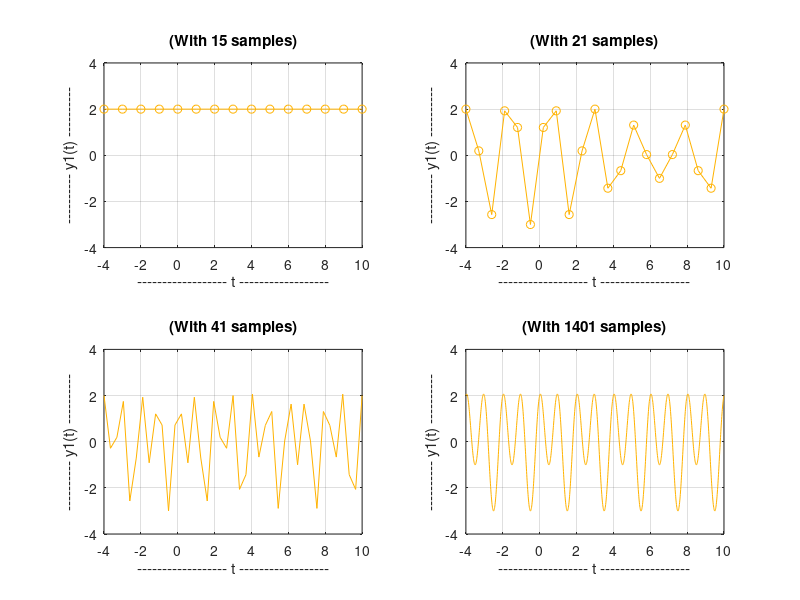
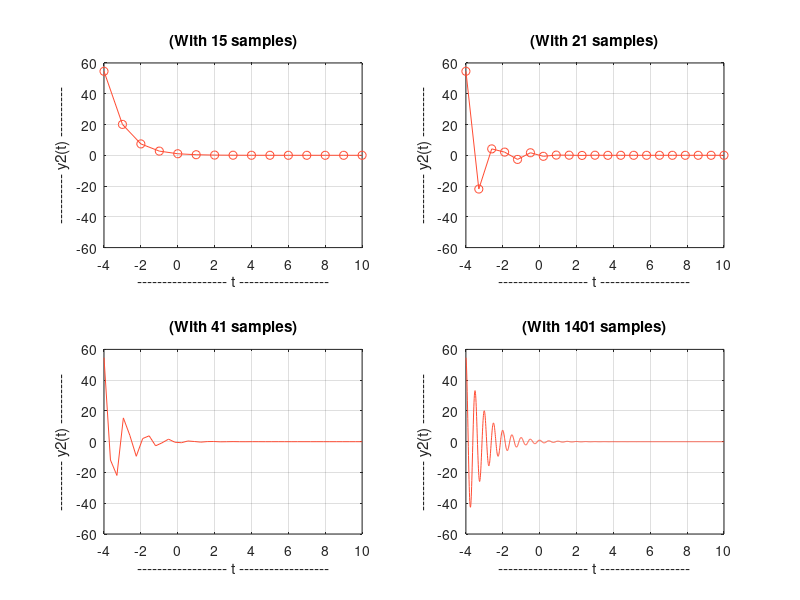
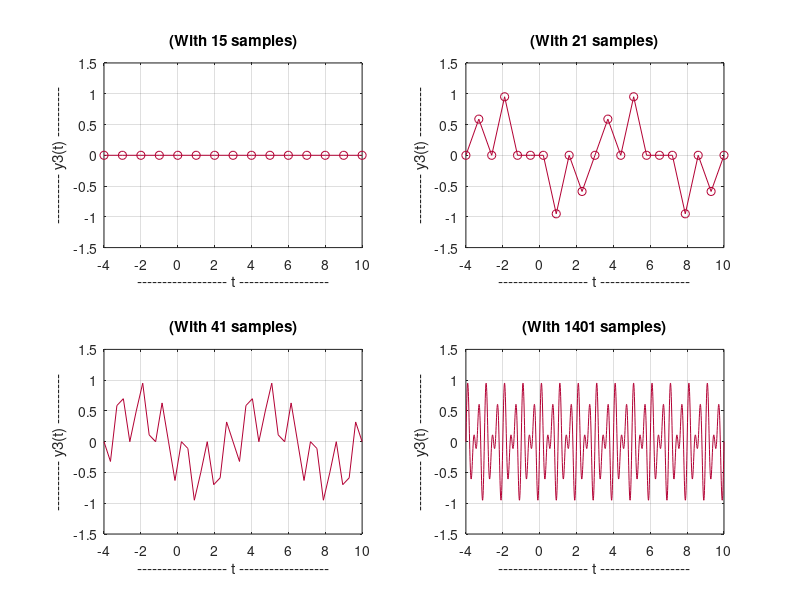

Here is the MATLAB script that generated these plots, in order:
clear;
clc;

% define some different ranges of t to plot functions
w = -4:1:10;
x = -4:0.7:10;
y = -4:0.35:10;
z = -4:0.01:10;

% define functions
y1 = @(t) sin(pi*t) + (2*(cos(2*pi*t)));
y2 = @(t) cos(4*pi*t) .* exp(-t);
y3 = @(t) sin(5*pi*t) .* cos(pi*t);

% y(1) function 
figure(1)

subplot(2,2,1);
plot(w, y1(w), '-o', 'color', [1 0.7 0]), grid, axis([-4 10 -4 4]);
title('(With 15 samples)');
xlabel('------------------ t ------------------');
ylabel('---------- y1(t) ----------');

subplot(2,2,2);
plot(x, y1(x), '-o', 'color', [1 0.7 0]), grid, axis([-4 10 -4 4]);
title('(With 21 samples)');
xlabel('------------------ t ------------------');
ylabel('---------- y1(t) ----------');

subplot(2,2,3);
plot(y, y1(y), 'color', [1 0.7 0]), grid, axis([-4 10 -4 4]);
title('(With 41 samples)');
xlabel('------------------ t ------------------');
ylabel('---------- y1(t) ----------');

subplot(2,2,4);
plot(z, y1(z), 'color', [1 0.7 0]), grid, axis([-4 10 -4 4]);
title('(With 1401 samples)');
xlabel('------------------ t ------------------');
ylabel('---------- y1(t) ----------');

% y(2) function 
figure(2)

subplot(2,2,1);
plot(w, y2(w), '-o', 'color', [1 0.3 0.2]), grid, axis([-4 10 -60 60]);
title('(With 15 samples)');
xlabel('------------------ t ------------------');
ylabel('---------- y2(t) ----------');

subplot(2,2,2);
plot(x, y2(x), '-o', 'color', [1 0.3 0.2]), grid, axis([-4 10 -60 60]);
title('(With 21 samples)');
xlabel('------------------ t ------------------');
ylabel('---------- y2(t) ----------');

subplot(2,2,3);
plot(y, y2(y), 'color', [1 0.3 0.2]), grid, axis([-4 10 -60 60]);
title('(With 41 samples)');
xlabel('------------------ t ------------------');
ylabel('---------- y2(t) ----------');

subplot(2,2,4);
plot(z, y2(z), 'color', [1 0.3 0.2]), grid, axis([-4 10 -60 60]);
title('(With 1401 samples)');
xlabel('------------------ t ------------------');
ylabel('---------- y2(t) ----------');

% y(3) function 
figure(3)

subplot(2,2,1);
plot(w, y3(w), '-o', 'color', [0.7 0 0.2]), grid, axis([-4 10 -1.5 1.5]);
title('(With 15 samples)');
xlabel('------------------ t ------------------');
ylabel('---------- y3(t) ----------');

subplot(2,2,2);
plot(x, y3(x), '-o', 'color', [0.7 0 0.2]), grid, axis([-4 10 -1.5 1.5]);
title('(With 21 samples)');
xlabel('------------------ t ------------------');
ylabel('---------- y3(t) ----------');

subplot(2,2,3);
plot(y, y3(y), 'color', [0.7 0 0.2]), grid, axis([-4 10 -1.5 1.5]);
title('(With 41 samples)');
xlabel('------------------ t ------------------');
ylabel('---------- y3(t) ----------');

subplot(2,2,4);
plot(z, y3(z), 'color', [0.7 0 0.2]), grid, axis([-4 10 -1.5 1.5]);
title('(With 1401 samples)');
xlabel('------------------ t ------------------');
ylabel('---------- y3(t) ----------');

% Result
disp('As we can see, taking few samples in this functions, may result missing data');